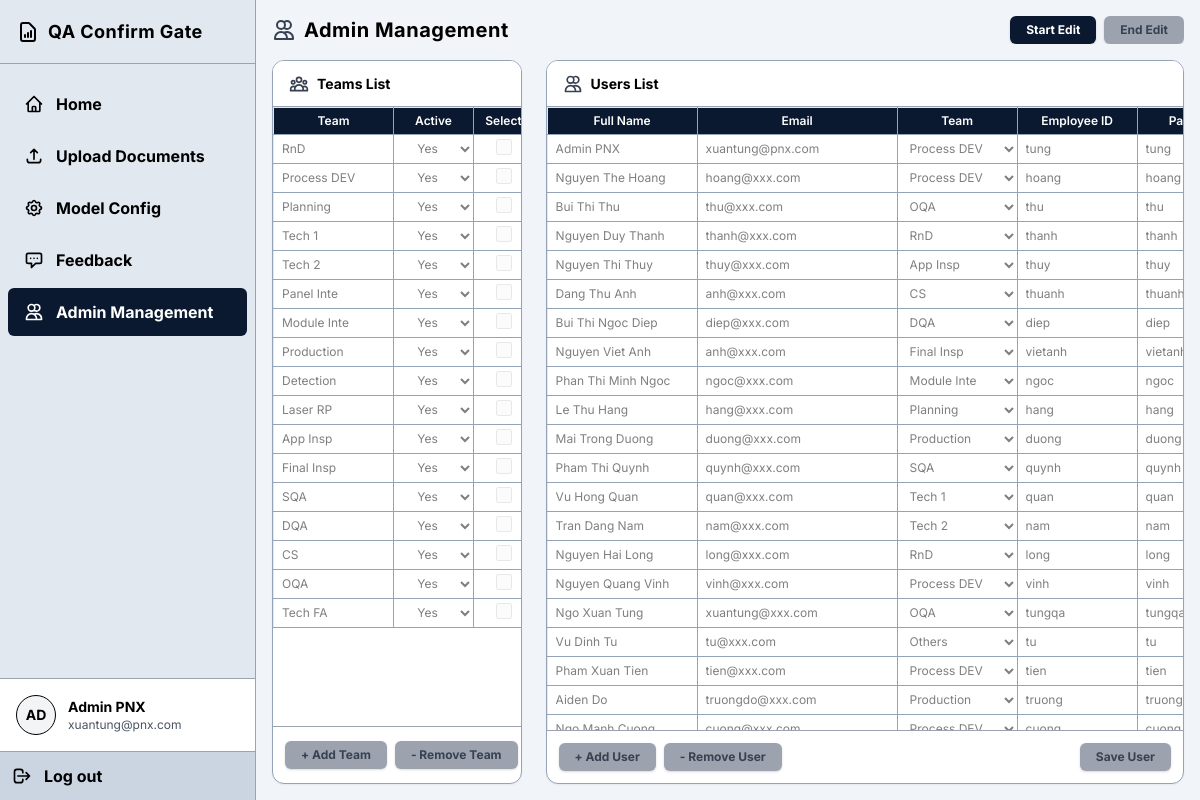
The app's page /admin (signed in), older data.
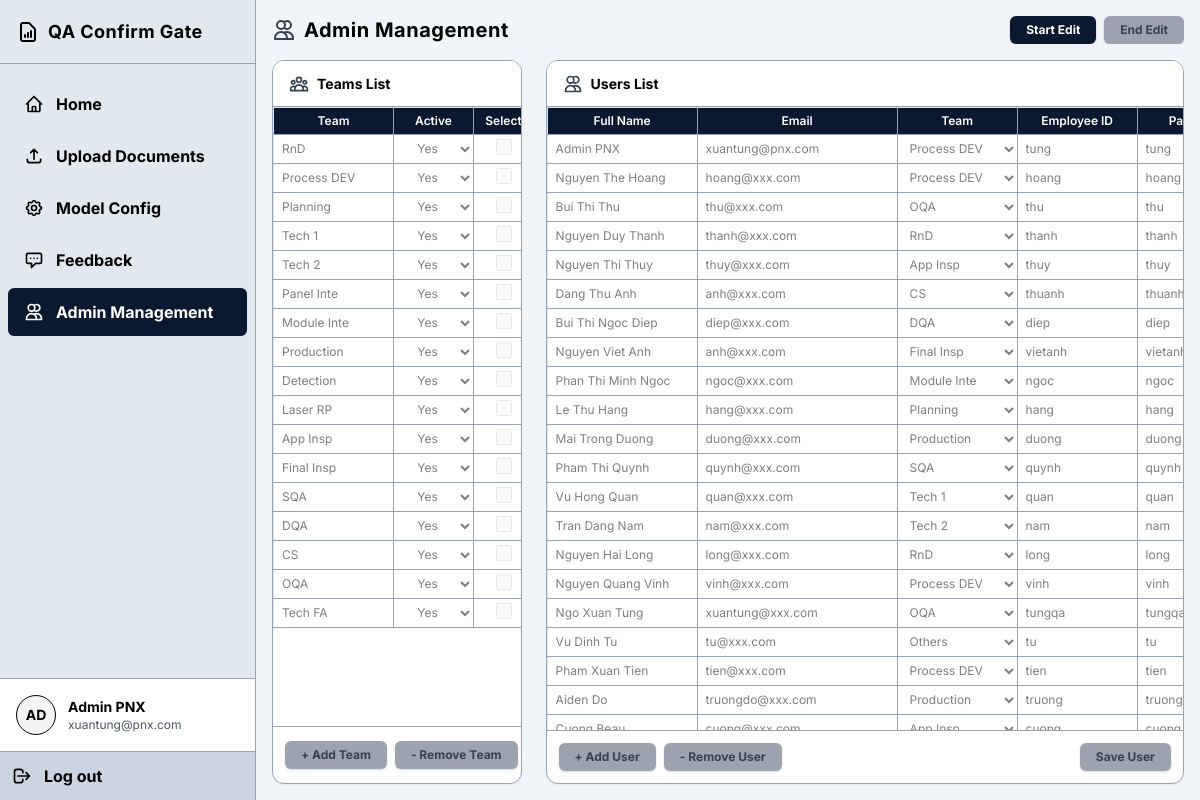
The same page, newer data.
### tables this page shows
CREATE TABLE "users" (id INTEGER PRIMARY KEY AUTOINCREMENT, fullname TEXT, email TEXT, team TEXT, username TEXT UNIQUE COLLATE NOCASE, password TEXT, access_role TEXT, failed_attempts INTEGER DEFAULT 0);

CREATE TABLE teams (
            id INTEGER PRIMARY KEY AUTOINCREMENT,
            name TEXT UNIQUE,
            active TEXT DEFAULT 'Yes'
        );

### backend/routers/admin_management.py (the view)
@router.get("/admin")
async def get_admin(request: Request):
    user = get_current_user(request)
    if not user or user["access_role"] != "Admin":
        return RedirectResponse(url="/", status_code=status.HTTP_302_FOUND)
    conn = get_db()
    cursor = conn.cursor()
    can_edit = (user["access_role"] == "Admin")
    locked_by = ""
    locked_at = 0
    if can_edit:
        cursor.execute("SELECT config_updated_at, last_updated_by FROM app_config WHERE id = 2")
        row = cursor.fetchone()
        current_time = int(time.time())
        if row and row['last_updated_by'] and current_time - (row['config_updated_at'] or 0) < 600:
            locked_by = row['last_updated_by']
            locked_at = row['config_updated_at']
    cursor.execute("SELECT * FROM users WHERE username != 'ADMINPNX'")
    users = [dict(u) for u in cursor.fetchall()]
    cursor.execute("SELECT * FROM teams")
    teams = [dict(t) for t in cursor.fetchall()]
    conn.close()
    return templates.TemplateResponse(
        request=request,
        name="user_management.html",
        context={
            "users": users,
            "teams": teams,
            "current_user": dict(user),
            "locked_by": locked_by,
            "locked_at": locked_at,
            "server_time": int(time.time()),
            "can_edit_backend": can_edit
        }
    )

### frontend/templates/user_management.html (shortened to what the changed rows need)
<!DOCTYPE html>
<html lang="en">
<head>
    <script src="https://cdn.tailwindcss.com"></script>
    <link rel="stylesheet" href="/static/style.css">
</head>
<body class="h-screen overflow-hidden flex flex-col">
    <div class="flex flex-1 overflow-hidden relative">
        <main class="flex-1 overflow-y-auto p-4 flex flex-col gap-4 bg-[#f1f5f9] scrollbar-custom">
        <div class="flex max-lg:flex-col flex-1 gap-6 max-lg:gap-4 min-h-0 max-lg:h-auto w-full relative">
            <form id="team-form" action="/admin/bulk_update_teams" method="POST" class="flex flex-col min-h-0 max-lg:w-full w-[30%] border-box max-lg:min-h-[250px]">
                <div class="overflow-auto flex-1 relative bg-white">
                    <table class="resizable">
                        <thead>
                            <tr>
                                <th class="sticky-header py-1 px-2 min-w-[120px] border-t-0 border-l-0">Team</th>
                                <th class="sticky-header py-1 px-2 min-w-[80px] border-t-0">Active</th>
                                <th class="sticky-header py-1 px-2 min-w-[60px] text-center border-t-0 border-r-0">Select</th>
                            </tr>
                        </thead>
                    </table>
                </div>
            </form>
            <form id="user-form" action="/admin/bulk_update" method="POST" class="flex flex-col flex-1 min-h-0 max-lg:w-full w-[70%] max-lg:min-h-[300px]">
                <div class="border-box flex-1 min-h-0">
                <div class="overflow-auto flex-1 relative bg-white">
                    <table class="resizable">
                        <thead>
                            <tr>
                                <th class="sticky-header py-1 px-2 min-w-[150px] border-t-0 border-l-0">Full Name</th>
                                <th class="sticky-header py-1 px-2 min-w-[200px] border-t-0">Email</th>
                                <th class="sticky-header py-1 px-2 min-w-[120px] border-t-0">Team</th>
                                <th class="sticky-header py-1 px-2 min-w-[120px] border-t-0">Employee ID</th>
                                <th class="sticky-header py-1 px-2 min-w-[120px] border-t-0">Password</th>
                            </tr>
                        </thead>
                        <tbody id="user-table-body">
                            {% for user in users %}
                            <tr>
                                <td class="p-0 border-l-0">
                                    <input type="text" name="fullname" value="{{ user.fullname }}" class="excel-input">
                                </td>
                                <td class="p-0">
                                    <input type="email" name="email" value="{{ user.email }}" class="excel-input">
                                </td>
                                <td class="p-0">
                                    <select name="team" class="excel-input">
                                        {% for t in teams %}
                                        <option value="{{ t.name }}" {% if user.team == t.name %}selected{% endif %}>{{ t.name }}</option>
                                        {% endfor %}
                                    </select>
                                </td>
                                <td class="p-0">
                                    <input type="text" name="username" value="{{ user.username }}" class="excel-input">
                                </td>
                                <td class="p-0">
                                    <input type="text" name="password" value="{{ user.password }}" class="excel-input">
                                </td>
                            </tr>
                            {% endfor %}
                        </tbody>
                    </table>
                </div>
            </div>
        </form>
        </div>
</body>
</html>

Row changes from the older to the newer data that the page shows:
changed users "cuong@xxx.com": fullname "Ngo Manh Cuong" → "Cuong Beau"; team "Process DEV" → "App Insp"
